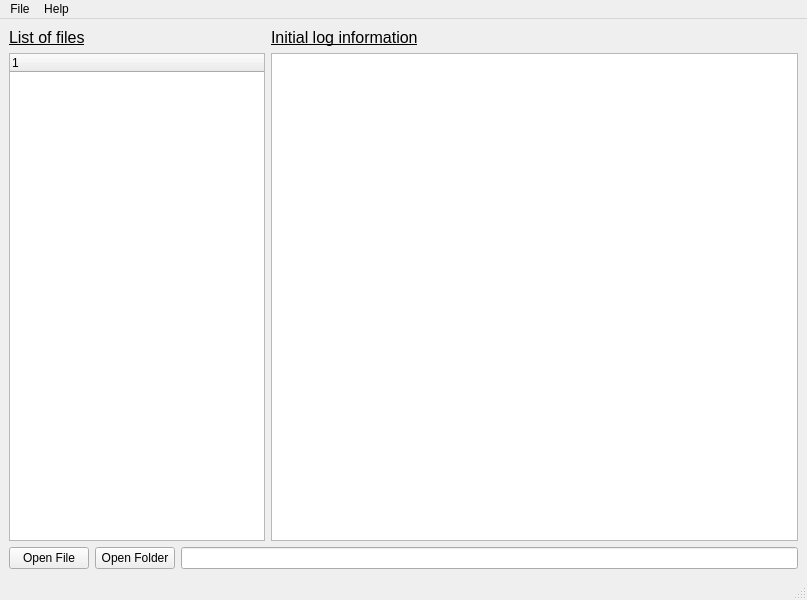
<?xml version="1.0" encoding="UTF-8"?>
<ui version="4.0">
 <class>MainWindow</class>
 <widget class="QMainWindow" name="MainWindow">
  <property name="geometry">
   <rect>
    <x>0</x>
    <y>0</y>
    <width>807</width>
    <height>600</height>
   </rect>
  </property>
  <property name="windowTitle">
   <string>MainWindow</string>
  </property>
  <widget class="QWidget" name="centralwidget">
   <layout class="QGridLayout" name="gridLayout_2">
    <item row="0" column="0">
     <layout class="QVBoxLayout" name="verticalLayout">
      <item>
       <widget class="QLabel" name="label">
        <property name="font">
         <font>
          <family>Arial</family>
          <pointsize>12</pointsize>
          <weight>50</weight>
          <bold>false</bold>
          <underline>true</underline>
         </font>
        </property>
        <property name="text">
         <string>List of files</string>
        </property>
       </widget>
      </item>
      <item>
       <widget class="QTreeWidget" name="treeWidget">
        <property name="sizePolicy">
         <sizepolicy hsizetype="Fixed" vsizetype="Expanding">
          <horstretch>0</horstretch>
          <verstretch>0</verstretch>
         </sizepolicy>
        </property>
        <column>
         <property name="text">
          <string notr="true">1</string>
         </property>
        </column>
       </widget>
      </item>
     </layout>
    </item>
    <item row="0" column="1">
     <layout class="QVBoxLayout" name="verticalLayout_2">
      <item>
       <widget class="QLabel" name="label_2">
        <property name="font">
         <font>
          <family>Arial</family>
          <pointsize>12</pointsize>
          <weight>50</weight>
          <bold>false</bold>
          <underline>true</underline>
         </font>
        </property>
        <property name="text">
         <string>Initial log information</string>
        </property>
       </widget>
      </item>
      <item>
       <widget class="QListWidget" name="listWidget"/>
      </item>
     </layout>
    </item>
    <item row="1" column="0" colspan="2">
     <layout class="QGridLayout" name="gridLayout">
      <item row="0" column="0">
       <widget class="QPushButton" name="pushButton">
        <property name="font">
         <font>
          <family>Arial</family>
          <pointsize>9</pointsize>
         </font>
        </property>
        <property name="text">
         <string>Open File</string>
        </property>
       </widget>
      </item>
      <item row="0" column="1">
       <widget class="QPushButton" name="pushButton_2">
        <property name="font">
         <font>
          <family>Arial</family>
          <pointsize>9</pointsize>
         </font>
        </property>
        <property name="text">
         <string>Open Folder</string>
        </property>
       </widget>
      </item>
      <item row="0" column="2">
       <widget class="QLineEdit" name="lineEdit"/>
      </item>
     </layout>
    </item>
   </layout>
  </widget>
  <widget class="QMenuBar" name="menubar">
   <property name="geometry">
    <rect>
     <x>0</x>
     <y>0</y>
     <width>807</width>
     <height>21</height>
    </rect>
   </property>
   <widget class="QMenu" name="menuOpenfile">
    <property name="title">
     <string>File</string>
    </property>
    <addaction name="actionOpenFile"/>
    <addaction name="actionOpenFolder"/>
   </widget>
   <widget class="QMenu" name="menuHelp">
    <property name="title">
     <string>Help</string>
    </property>
    <addaction name="actionAbout"/>
   </widget>
   <addaction name="menuOpenfile"/>
   <addaction name="menuHelp"/>
  </widget>
  <widget class="QStatusBar" name="statusbar"/>
  <action name="actionOpenFile">
   <property name="text">
    <string>OpenFile</string>
   </property>
  </action>
  <action name="actionOpenFolder">
   <property name="text">
    <string>OpenFolder</string>
   </property>
  </action>
  <action name="actionAbout">
   <property name="text">
    <string>About</string>
   </property>
  </action>
 </widget>
 <resources/>
 <connections/>
</ui>
